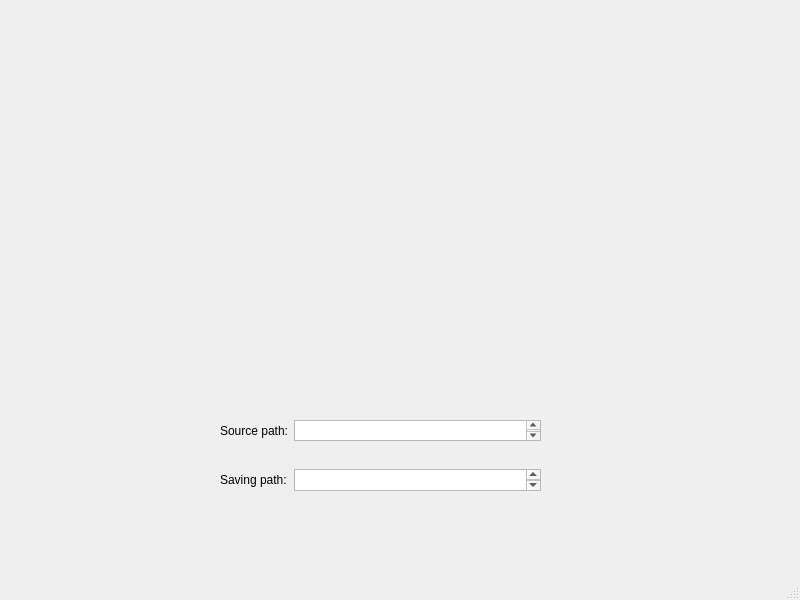
<?xml version="1.0" encoding="UTF-8"?>
<ui version="4.0">
 <class>MainWindow</class>
 <widget class="QMainWindow" name="MainWindow">
  <property name="geometry">
   <rect>
    <x>0</x>
    <y>0</y>
    <width>800</width>
    <height>600</height>
   </rect>
  </property>
  <property name="windowTitle">
   <string>MainWindow</string>
  </property>
  <widget class="QWidget" name="centralwidget">
   <widget class="QWidget" name="gridLayoutWidget">
    <property name="geometry">
     <rect>
      <x>220</x>
      <y>420</y>
      <width>321</width>
      <height>71</height>
     </rect>
    </property>
    <property name="maximumSize">
     <size>
      <width>451</width>
      <height>16777215</height>
     </size>
    </property>
    <layout class="QGridLayout" name="gridLayout">
     <item row="2" column="0">
      <widget class="QLabel" name="label">
       <property name="maximumSize">
        <size>
         <width>96</width>
         <height>16777215</height>
        </size>
       </property>
       <property name="text">
        <string>Source path:</string>
       </property>
      </widget>
     </item>
     <item row="4" column="0">
      <widget class="QLabel" name="label_2">
       <property name="maximumSize">
        <size>
         <width>96</width>
         <height>16777215</height>
        </size>
       </property>
       <property name="text">
        <string>Saving path:</string>
       </property>
      </widget>
     </item>
     <item row="3" column="1">
      <spacer name="horizontalSpacer">
       <property name="maximumSize">
        <size>
         <width>83</width>
         <height>16777215</height>
        </size>
       </property>
       <property name="orientation">
        <enum>Qt::Horizontal</enum>
       </property>
       <property name="sizeHint" stdset="0">
        <size>
         <width>40</width>
         <height>20</height>
        </size>
       </property>
      </spacer>
     </item>
     <item row="3" column="3">
      <spacer name="verticalSpacer">
       <property name="maximumSize">
        <size>
         <width>256</width>
         <height>16777215</height>
        </size>
       </property>
       <property name="orientation">
        <enum>Qt::Vertical</enum>
       </property>
       <property name="sizeHint" stdset="0">
        <size>
         <width>20</width>
         <height>40</height>
        </size>
       </property>
      </spacer>
     </item>
     <item row="2" column="3" alignment="Qt::AlignHCenter">
      <widget class="QTextEdit" name="textEdit">
       <property name="maximumSize">
        <size>
         <width>256</width>
         <height>16777215</height>
        </size>
       </property>
      </widget>
     </item>
     <item row="4" column="3">
      <widget class="QTextEdit" name="textEdit_2">
       <property name="maximumSize">
        <size>
         <width>256</width>
         <height>16777215</height>
        </size>
       </property>
      </widget>
     </item>
    </layout>
   </widget>
  </widget>
  <widget class="QMenuBar" name="menubar">
   <property name="geometry">
    <rect>
     <x>0</x>
     <y>0</y>
     <width>800</width>
     <height>26</height>
    </rect>
   </property>
  </widget>
  <widget class="QStatusBar" name="statusbar"/>
 </widget>
 <resources/>
 <connections/>
</ui>
